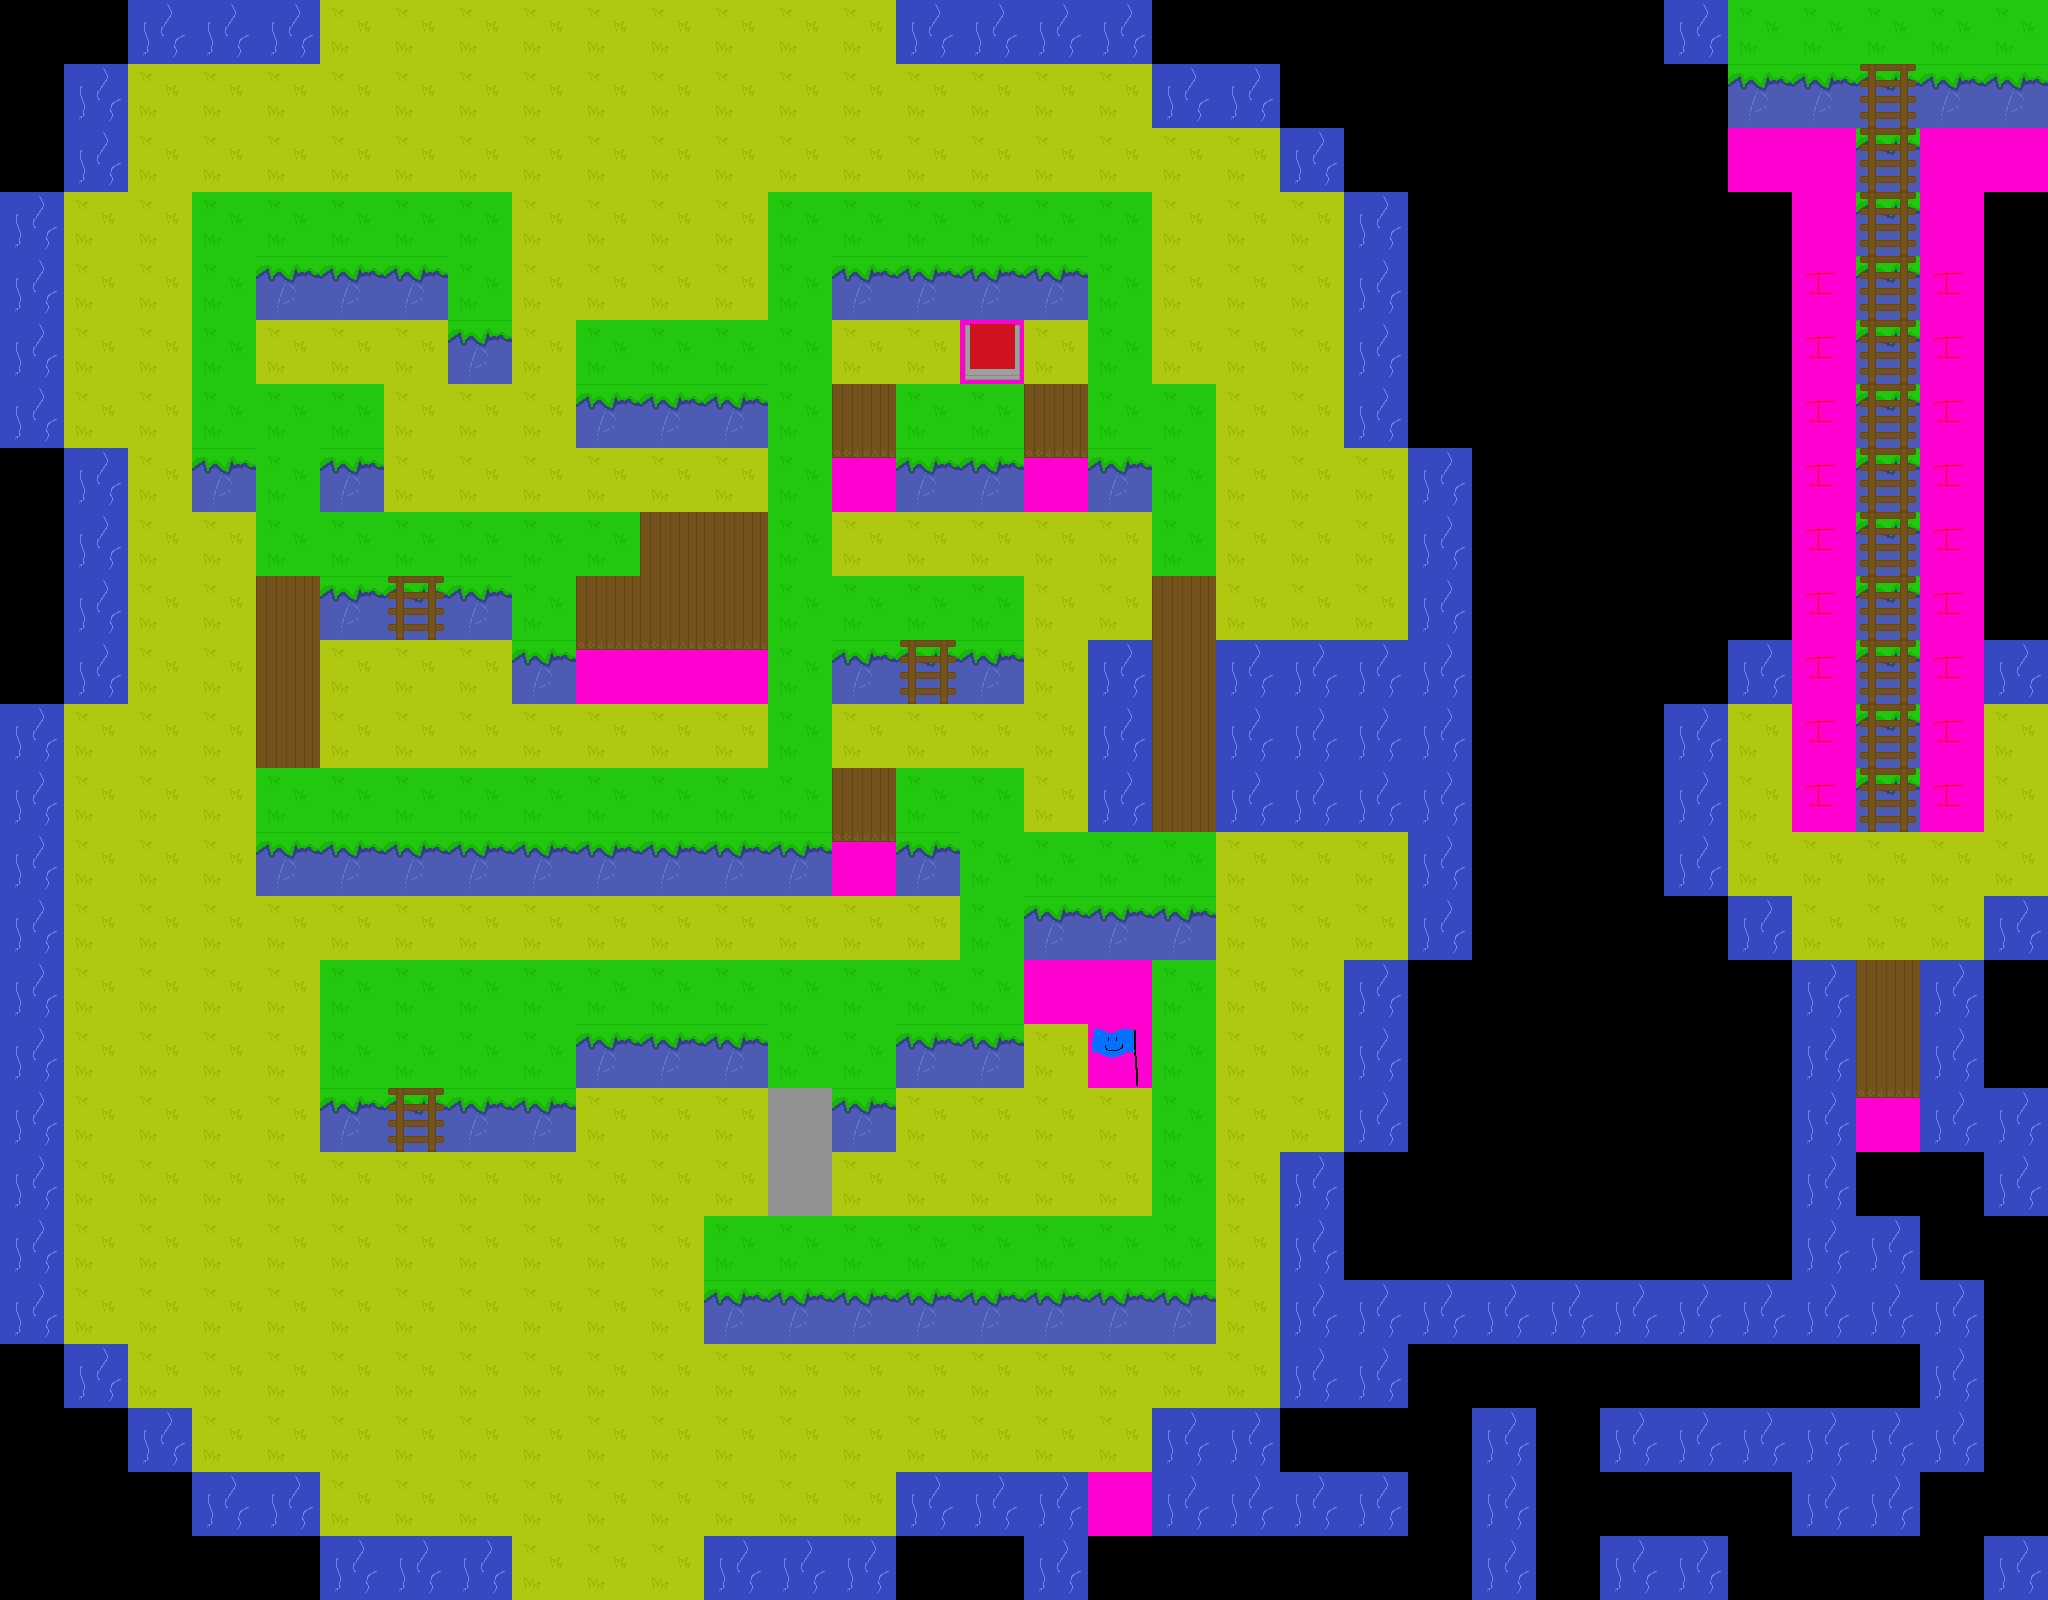

This is a level from a 2D game, rendered from its Tiled map with the project's own tilesets. A one-line summary and the complete map file follow:
An orthogonal 32x25 tile map with 64x64 px tiles, 4 tile layers (back, back2, front, front2).

<map version="1.10" tiledversion="1.12.2" orientation="orthogonal" renderorder="right-down" width="32" height="25" tilewidth="64" tileheight="64" infinite="0" nextlayerid="9" nextobjectid="1">
 <editorsettings>
  <export target="../level1.csv" format="csv" />
 </editorsettings>
 <tileset firstgid="1" source="mazetest2-lvl1.tsx" />
 <layer id="8" name="back" width="32" height="25">
  <data encoding="csv">
0,0,1,1,1,6,6,6,6,6,6,6,6,6,1,1,1,1,0,0,0,0,0,0,0,0,1,0,0,0,0,0,
0,1,6,6,6,6,6,6,6,6,6,6,6,6,6,6,6,6,1,1,0,0,0,0,0,0,0,2,2,2,2,2,
0,1,6,6,6,6,6,6,6,6,6,6,6,6,6,6,6,6,6,6,1,0,0,0,0,0,0,11,11,11,11,11,
1,6,6,6,6,6,6,6,6,6,6,6,6,6,6,6,6,6,6,6,6,1,0,0,0,0,0,0,11,11,11,0,
1,6,6,6,2,2,2,6,6,6,6,6,6,2,2,2,2,6,6,6,6,1,0,0,0,0,0,0,0,11,0,0,
1,6,6,6,6,6,6,2,6,6,6,6,6,6,6,6,6,6,6,6,6,1,0,0,0,0,0,0,0,11,0,0,
1,6,6,6,6,6,6,6,6,2,2,2,6,6,6,6,6,6,6,6,6,1,0,0,0,0,0,0,0,11,0,0,
0,1,6,2,6,2,6,6,6,6,6,6,6,6,2,2,6,2,6,6,6,6,1,0,0,0,0,0,0,11,0,0,
0,1,6,6,6,6,6,6,6,6,6,6,6,6,6,6,6,6,6,6,6,6,1,0,0,0,0,0,0,11,0,0,
0,1,6,6,2,2,2,2,6,2,6,6,6,6,6,6,6,6,2,6,6,6,1,0,0,0,0,0,1,11,1,0,
0,1,6,6,6,6,6,6,2,6,6,6,6,2,2,2,6,1,1,1,1,1,1,0,0,0,0,1,6,11,6,1,
1,6,6,6,6,6,6,6,6,6,6,6,6,6,6,6,6,1,1,1,1,1,1,0,0,0,1,6,6,11,6,6,
1,6,6,6,6,6,6,6,6,6,6,6,6,6,6,6,6,1,1,1,1,1,1,0,0,0,1,6,6,11,6,6,
1,6,6,6,2,2,2,2,2,2,2,2,2,6,2,6,6,1,1,6,6,6,1,0,0,0,1,6,6,6,6,6,
1,6,6,6,6,6,6,6,6,6,6,6,6,6,6,6,2,2,2,6,6,6,1,0,0,0,0,1,6,6,6,1,
1,6,6,6,6,6,6,6,6,6,6,6,6,6,6,6,11,11,1,6,6,1,0,0,0,0,0,0,1,3,1,0,
1,6,6,6,6,6,6,6,6,2,2,2,6,6,2,2,6,6,1,6,6,1,0,0,0,0,0,0,1,3,1,0,
1,6,6,6,6,2,2,2,2,6,6,6,2,2,6,6,6,6,1,6,6,1,0,0,0,0,0,0,1,7,1,1,
1,6,6,6,6,6,6,6,6,6,6,6,6,6,6,6,6,6,1,6,1,0,0,0,0,0,0,0,1,0,0,1,
1,6,6,6,6,6,6,6,6,6,6,6,6,6,6,6,6,6,1,6,1,0,0,0,0,0,0,0,1,1,0,0,
1,6,6,6,6,6,6,6,6,6,6,2,2,2,2,2,2,2,2,6,1,1,1,1,1,1,1,1,1,1,1,0,
0,1,6,6,6,6,6,6,6,6,6,6,6,6,6,6,6,6,6,6,1,1,0,0,0,0,0,0,0,0,1,0,
0,0,1,6,6,6,6,6,6,6,6,6,6,6,6,6,6,6,1,1,0,0,0,1,0,1,1,1,1,1,1,0,
0,0,0,1,1,6,6,6,6,6,6,6,6,6,1,1,1,0,1,1,1,1,0,1,0,0,0,0,1,1,0,0,
0,0,0,0,0,1,1,1,6,6,6,1,1,1,0,0,1,0,0,0,0,0,0,1,0,1,1,0,0,0,0,1
</data>
 </layer>
 <layer id="3" name="back2" width="32" height="25">
  <data encoding="csv">
0,0,0,0,0,0,0,0,0,0,0,0,0,0,0,0,0,0,0,0,0,0,0,0,0,0,0,0,0,0,0,0,
0,0,0,0,0,0,0,0,0,0,0,0,0,0,0,0,0,0,0,0,0,0,0,0,0,0,0,0,0,8,0,0,
0,0,0,0,0,0,0,0,0,0,0,0,0,0,0,0,0,0,0,0,0,0,0,0,0,0,0,0,0,8,0,0,
0,0,0,0,0,0,0,0,0,0,0,0,0,0,0,0,0,0,0,0,0,0,0,0,0,0,0,0,0,8,0,0,
0,0,0,0,0,0,0,0,0,0,0,0,0,0,0,0,0,0,0,0,0,0,0,0,0,0,0,0,0,8,0,0,
0,0,0,0,0,0,0,0,0,0,0,0,0,0,0,9,0,0,0,0,0,0,0,0,0,0,0,0,0,8,0,0,
0,0,0,0,0,0,0,0,0,0,0,0,0,0,0,0,0,0,0,0,0,0,0,0,0,0,0,0,0,8,0,0,
0,0,0,0,0,0,0,0,0,0,0,0,0,0,0,0,0,0,0,0,0,0,0,0,0,0,0,0,0,8,0,0,
0,0,0,0,0,0,0,0,0,0,0,0,0,0,0,0,0,0,0,0,0,0,0,0,0,0,0,0,0,8,0,0,
0,0,0,0,0,0,8,0,0,0,0,0,0,0,0,0,0,0,0,0,0,0,0,0,0,0,0,0,0,8,0,0,
0,0,0,0,0,0,0,0,0,0,0,0,0,0,8,0,0,0,0,0,0,0,0,0,0,0,0,0,0,8,0,0,
0,0,0,0,0,0,0,0,0,0,0,0,0,0,0,0,0,0,0,0,0,0,0,0,0,0,0,0,0,8,0,0,
0,0,0,0,0,0,0,0,0,0,0,0,0,0,0,0,0,0,0,0,0,0,0,0,0,0,0,0,0,8,0,0,
0,0,0,0,0,0,0,0,0,0,0,0,0,0,0,0,0,0,0,0,0,0,0,0,0,0,0,0,0,0,0,0,
0,0,0,0,0,0,0,0,0,0,0,0,0,0,0,0,0,0,0,0,0,0,0,0,0,0,0,0,0,0,0,0,
0,0,0,0,0,0,0,0,0,0,0,0,0,0,0,0,0,0,0,0,0,0,0,0,0,0,0,0,0,0,0,0,
0,0,0,0,0,0,0,0,0,0,0,0,0,0,0,0,0,4,0,0,0,0,0,0,0,0,0,0,0,0,0,0,
0,0,0,0,0,0,8,0,0,0,0,0,12,0,0,0,0,0,0,0,0,0,0,0,0,0,0,0,0,0,0,0,
0,0,0,0,0,0,0,0,0,0,0,0,12,0,0,0,0,0,0,0,0,0,0,0,0,0,0,0,0,0,0,0,
0,0,0,0,0,0,0,0,0,0,0,0,0,0,0,0,0,0,0,0,0,0,0,0,0,0,0,0,0,0,0,0,
0,0,0,0,0,0,0,0,0,0,0,0,0,0,0,0,0,0,0,0,0,0,0,0,0,0,0,0,0,0,0,0,
0,0,0,0,0,0,0,0,0,0,0,0,0,0,0,0,0,0,0,0,0,0,0,0,0,0,0,0,0,0,0,0,
0,0,0,0,0,0,0,0,0,0,0,0,0,0,0,0,0,0,0,0,0,0,0,0,0,0,0,0,0,0,0,0,
0,0,0,0,0,0,0,0,0,0,0,0,0,0,0,0,0,12,0,0,0,0,0,0,0,0,0,0,0,0,0,0,
0,0,0,0,0,0,0,0,0,0,0,0,0,0,0,0,0,0,0,0,0,0,0,0,0,0,0,0,0,0,0,0
</data>
 </layer>
 <layer id="2" name="front" width="32" height="25">
  <data encoding="csv">
0,0,0,0,0,0,0,0,0,0,0,0,0,0,0,0,0,0,0,0,0,0,0,0,0,0,0,5,5,5,5,5,
0,0,0,0,0,0,0,0,0,0,0,0,0,0,0,0,0,0,0,0,0,0,0,0,0,0,0,0,0,0,0,0,
0,0,0,0,0,0,0,0,0,0,0,0,0,0,0,0,0,0,0,0,0,0,0,0,0,0,0,0,0,0,0,0,
0,0,0,5,5,5,5,5,0,0,0,0,5,5,5,5,5,5,0,0,0,0,0,0,0,0,0,0,0,0,0,0,
0,0,0,5,0,0,0,5,0,0,0,0,5,0,0,0,0,5,0,0,0,0,0,0,0,0,0,0,13,0,13,0,
0,0,0,5,0,0,0,0,0,5,5,5,5,0,0,0,0,5,0,0,0,0,0,0,0,0,0,0,13,0,13,0,
0,0,0,5,5,5,0,0,0,0,0,0,5,3,5,5,3,5,5,0,0,0,0,0,0,0,0,0,13,0,13,0,
0,0,0,0,5,0,0,0,0,0,0,0,5,7,0,0,7,0,5,0,0,0,0,0,0,0,0,0,13,0,13,0,
0,0,0,0,5,5,5,5,5,5,3,3,5,0,0,0,0,0,5,0,0,0,0,0,0,0,0,0,13,0,13,0,
0,0,0,0,3,0,0,0,5,3,3,3,5,5,5,5,0,0,3,0,0,0,0,0,0,0,0,0,13,0,13,0,
0,0,0,0,3,0,0,0,0,7,7,7,5,0,0,0,0,0,3,0,0,0,0,0,0,0,0,0,13,0,13,0,
0,0,0,0,3,0,0,0,0,0,0,0,5,0,0,0,0,0,3,0,0,0,0,0,0,0,0,0,13,0,13,0,
0,0,0,0,5,5,5,5,5,5,5,5,5,3,5,5,0,0,3,0,0,0,0,0,0,0,0,0,13,0,13,0,
0,0,0,0,0,0,0,0,0,0,0,0,0,7,0,5,5,5,5,0,0,0,0,0,0,0,0,0,0,0,0,0,
0,0,0,0,0,0,0,0,0,0,0,0,0,0,0,5,0,0,0,0,0,0,0,0,0,0,0,0,0,0,0,0,
0,0,0,0,0,5,5,5,5,5,5,5,5,5,5,5,0,0,5,0,0,0,0,0,0,0,0,0,0,0,0,0,
0,0,0,0,0,5,5,5,5,0,0,0,5,5,0,0,0,0,5,0,0,0,0,0,0,0,0,0,0,0,0,0,
0,0,0,0,0,0,0,0,0,0,0,0,0,0,0,0,0,0,5,0,0,0,0,0,0,0,0,0,0,0,0,0,
0,0,0,0,0,0,0,0,0,0,0,0,0,0,0,0,0,0,5,0,0,0,0,0,0,0,0,0,0,0,0,0,
0,0,0,0,0,0,0,0,0,0,0,5,5,5,5,5,5,5,5,0,0,0,0,0,0,0,0,0,0,0,0,0,
0,0,0,0,0,0,0,0,0,0,0,0,0,0,0,0,0,0,0,0,0,0,0,0,0,0,0,0,0,0,0,0,
0,0,0,0,0,0,0,0,0,0,0,0,0,0,0,0,0,0,0,0,0,0,0,0,0,0,0,0,0,0,0,0,
0,0,0,0,0,0,0,0,0,0,0,0,0,0,0,0,0,0,0,0,0,0,0,0,0,0,0,0,0,0,0,0,
0,0,0,0,0,0,0,0,0,0,0,0,0,0,0,0,0,11,0,0,0,0,0,0,0,0,0,0,0,0,0,0,
0,0,0,0,0,0,0,0,0,0,0,0,0,0,0,0,0,0,0,0,0,0,0,0,0,0,0,0,0,0,0,0
</data>
 </layer>
 <layer id="6" name="front2" width="32" height="25">
  <data encoding="csv">
0,0,0,0,0,0,0,0,0,0,0,0,0,0,0,0,0,0,0,0,0,0,0,0,0,0,0,0,0,0,0,0,
0,0,0,0,0,0,0,0,0,0,0,0,0,0,0,0,0,0,0,0,0,0,0,0,0,0,0,0,0,0,0,0,
0,0,0,0,0,0,0,0,0,0,0,0,0,0,0,0,0,0,0,0,0,0,0,0,0,0,0,0,0,0,0,0,
0,0,0,0,0,0,0,0,0,0,0,0,0,0,0,0,0,0,0,0,0,0,0,0,0,0,0,0,0,0,0,0,
0,0,0,0,0,0,0,0,0,0,0,0,0,0,0,0,0,0,0,0,0,0,0,0,0,0,0,0,0,0,0,0,
0,0,0,0,0,0,0,0,0,0,0,0,0,0,0,0,0,0,0,0,0,0,0,0,0,0,0,0,0,0,0,0,
0,0,0,0,0,0,0,0,0,0,0,0,0,0,0,0,0,0,0,0,0,0,0,0,0,0,0,0,0,0,0,0,
0,0,0,0,0,0,0,0,0,0,0,0,0,0,0,0,0,0,0,0,0,0,0,0,0,0,0,0,0,0,0,0,
0,0,0,0,0,0,0,0,0,0,0,0,0,0,0,0,0,0,0,0,0,0,0,0,0,0,0,0,0,0,0,0,
0,0,0,0,0,0,0,0,0,0,0,0,0,0,0,0,0,0,0,0,0,0,0,0,0,0,0,0,0,0,0,0,
0,0,0,0,0,0,0,0,0,0,0,0,0,0,0,0,0,0,0,0,0,0,0,0,0,0,0,0,0,0,0,0,
0,0,0,0,0,0,0,0,0,0,0,0,0,0,0,0,0,0,0,0,0,0,0,0,0,0,0,0,0,0,0,0,
0,0,0,0,0,0,0,0,0,0,0,0,0,0,0,0,0,0,0,0,0,0,0,0,0,0,0,0,0,0,0,0,
0,0,0,0,0,0,0,0,0,0,0,0,0,0,0,0,0,0,0,0,0,0,0,0,0,0,0,0,0,0,0,0,
0,0,0,0,0,0,0,0,0,0,0,0,0,0,0,0,0,0,0,0,0,0,0,0,0,0,0,0,0,0,0,0,
0,0,0,0,0,0,0,0,0,0,0,0,0,0,0,0,0,0,0,0,0,0,0,0,0,0,0,0,0,0,0,0,
0,0,0,0,0,0,0,0,0,0,0,0,0,0,0,0,0,0,0,0,0,0,0,0,0,0,0,0,0,0,0,0,
0,0,0,0,0,0,0,0,0,0,0,0,0,0,0,0,0,0,0,0,0,0,0,0,0,0,0,0,0,0,0,0,
0,0,0,0,0,0,0,0,0,0,0,0,0,0,0,0,0,0,0,0,0,0,0,0,0,0,0,0,0,0,0,0,
0,0,0,0,0,0,0,0,0,0,0,0,0,0,0,0,0,0,0,0,0,0,0,0,0,0,0,0,0,0,0,0,
0,0,0,0,0,0,0,0,0,0,0,0,0,0,0,0,0,0,0,0,0,0,0,0,0,0,0,0,0,0,0,0,
0,0,0,0,0,0,0,0,0,0,0,0,0,0,0,0,0,0,0,0,0,0,0,0,0,0,0,0,0,0,0,0,
0,0,0,0,0,0,0,0,0,0,0,0,0,0,0,0,0,0,0,0,0,0,0,0,0,0,0,0,0,0,0,0,
0,0,0,0,0,0,0,0,0,0,0,0,0,0,0,0,0,0,0,0,0,0,0,0,0,0,0,0,0,0,0,0,
0,0,0,0,0,0,0,0,0,0,0,0,0,0,0,0,0,0,0,0,0,0,0,0,0,0,0,0,0,0,0,0
</data>
 </layer>
</map>
